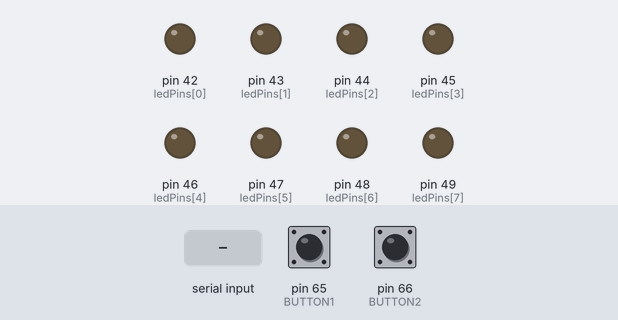
Bench run of a sketch on a simulated Arduino Mega 2560, built with avr-gcc and run on an emulated ATmega2560. Shown: output pins drawn as LEDs (lit = HIGH). The inputs (shaded band) are chosen by the test bench; at power-on: pin 65 (BUTTON1) HIGH, pin 66 (BUTTON2) HIGH. What the sketch prints to the serial monitor is not drawn.

Above: at 1.2 s.
1.3 s: byte 161 (0xA1) received over Serial
At 1.5 s:
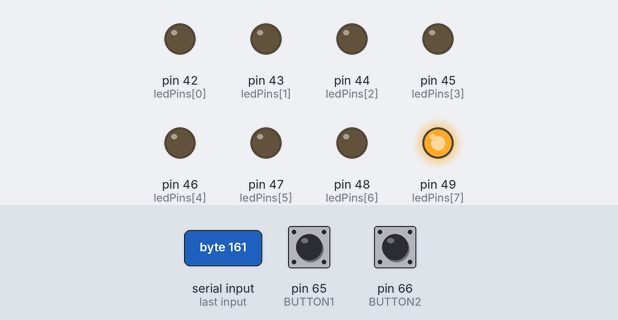
At 1.9 s:
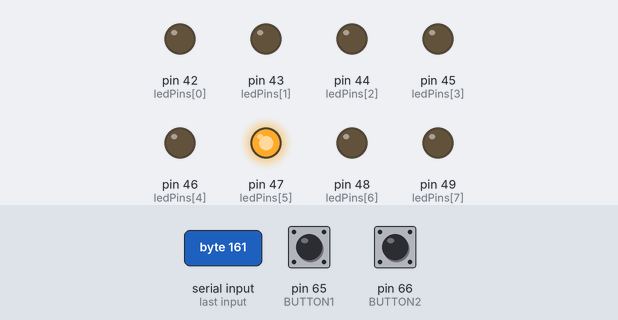
4.3 s: pin 65 (BUTTON1) pulled LOW for 1 s
At 4.3 s:
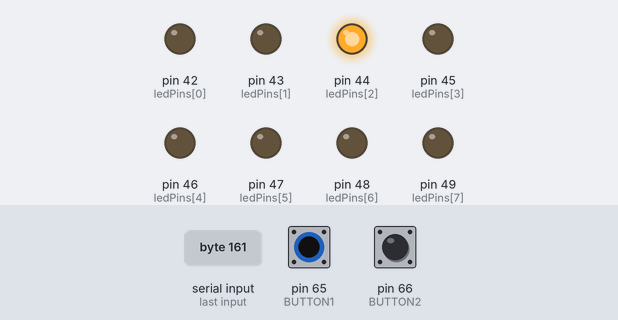
6.8 s: pin 66 (BUTTON2) pulled LOW for 0.15 s
8.4 s: pin 65 (BUTTON1) pulled LOW for 0.15 s
10.0 s: pin 66 (BUTTON2) pulled LOW for 1 s
12.5 s: pin 65 (BUTTON1) driven LOW and pin 66 (BUTTON2) driven LOW
Timing chart, 0 to 15.5 s (numbered marks = the images above; inputs shaded):
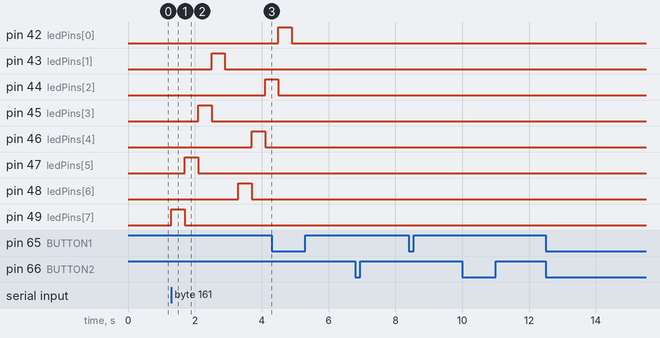

Measured:
- after the input at 1.3 s, pin 43 (ledPins[1]): LOW → HIGH after 1.2 s, → LOW 0.40 s later; pin 44 (ledPins[2]): LOW → HIGH after 2.8 s; pin 45 (ledPins[3]): LOW → HIGH after 0.80 s, → LOW 0.40 s later; pin 46 (ledPins[4]): LOW → HIGH after 2.4 s, → LOW 0.40 s later; pin 47 (ledPins[5]): LOW → HIGH after 0.40 s, → LOW 0.40 s later
- after the input at 6.8 s, every drawn part: stays the same
- after the input at 8.4 s, every drawn part: stays the same
- after the input at 10.0 s, every drawn part: stays the same
- after the input at 12.5 s, every drawn part: stays the same

The sketch:

Lab2.ino
```cpp
#define DELAY_MS 400
#define BUTTON1 65
#define BUTTON2 66
#define LEDS_NUMBER 8

const int ledPins[] = {42, 43, 44, 45, 46, 47, 48, 49};

inline void turnOnLedsAlgortihm1(const int& msDelay);
inline void turnOnLedsAlgortihm2(const int& msDelay);
inline void sendAlgorithm1ToSerial(const int& msDelay);
inline void sendAlgorithm2ToSerial(const int& msDelay);

void setup() {
  for (auto& ledPin : ledPins) {
    pinMode(ledPin, OUTPUT);
  }
  pinMode(BUTTON1, INPUT_PULLUP);
  pinMode(BUTTON2, INPUT_PULLUP);

  Serial.begin(9600);
}

void loop() {
  if (Serial.available() > 0) {
    switch (Serial.read()) {

    case 0xA1:
      turnOnLedsAlgortihm1(DELAY_MS);
      break;

    case 0xB1:
      turnOnLedsAlgortihm2(DELAY_MS);
      break;
    }
  }
  if (!digitalRead(BUTTON1)) {
    sendAlgorithm1ToSerial(DELAY_MS);
    delay(50);
  }
  if (!digitalRead(BUTTON2)) {
    sendAlgorithm2ToSerial(DELAY_MS);
    delay(50);
  }
}

inline void turnOnLedsAlgortihm1(const int& msDelay) {
  for (int led = 8; led >= 0; led--) {
    if (led % 2 != 0) {
      digitalWrite(ledPins[led], HIGH);
      delay(msDelay);
      digitalWrite(ledPins[led], LOW);
    }
  }
  for (int led = 8; led >= 0; led--) {
    if (led % 2 == 0) {
      digitalWrite(ledPins[led], HIGH);
      delay(msDelay);
      digitalWrite(ledPins[led], LOW);
    }
  }
}

inline void turnOnLedsAlgortihm2(const int& msDelay) {
  for (int led = 0; led <= LEDS_NUMBER; led++) {
    digitalWrite(ledPins[led], HIGH);
    delay(msDelay);
    digitalWrite(ledPins[led], LOW);
  }
}

inline void sendAlgorithm1ToSerial(const int& msDelay) {
  Serial.write(0xB1);
}

inline void sendAlgorithm2ToSerial(const int& msDelay) {
  Serial.write(0xA1);
}
```
